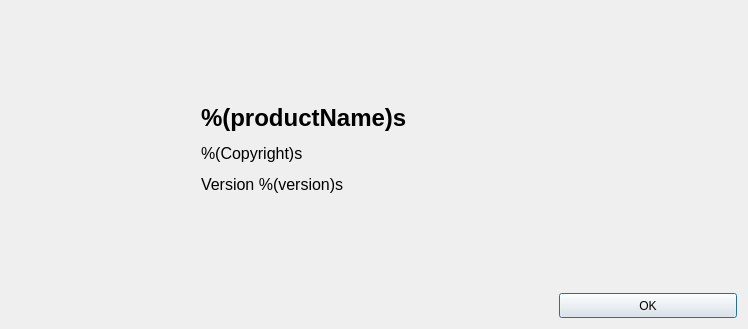
<?xml version="1.0" encoding="UTF-8"?>
<ui version="4.0">
 <class>AboutDialog</class>
 <widget class="QDialog" name="AboutDialog">
  <property name="geometry">
   <rect>
    <x>0</x>
    <y>0</y>
    <width>748</width>
    <height>329</height>
   </rect>
  </property>
  <property name="windowTitle">
   <string>About</string>
  </property>
  <property name="modal">
   <bool>true</bool>
  </property>
  <layout class="QGridLayout" name="gridLayout">
   <item row="0" column="0">
    <widget class="QLabel" name="label">
     <property name="maximumSize">
      <size>
       <width>320</width>
       <height>280</height>
      </size>
     </property>
     <property name="text">
      <string/>
     </property>
     <property name="pixmap">
      <pixmap resource="../resource.qrc">:/icon/images/h3D.jpg</pixmap>
     </property>
     <property name="scaledContents">
      <bool>true</bool>
     </property>
    </widget>
   </item>
   <item row="0" column="1" colspan="3">
    <widget class="QLabel" name="aboutContent">
     <property name="text">
      <string>&lt;!DOCTYPE HTML PUBLIC &quot;-//W3C//DTD HTML 4.0//EN&quot; &quot;http://www.w3.org/TR/REC-html40/strict.dtd&quot;&gt;
&lt;html&gt;&lt;head&gt;&lt;meta name=&quot;qrichtext&quot; content=&quot;1&quot; /&gt;&lt;style type=&quot;text/css&quot;&gt;
p, li { white-space: pre-wrap; }
&lt;/style&gt;&lt;/head&gt;&lt;body style=&quot; font-family:'MS Shell Dlg 2'; font-size:8.25pt; font-weight:400; font-style:normal;&quot;&gt;
&lt;table border=&quot;0&quot; style=&quot; margin-top:0px; margin-bottom:0px; margin-left:0px; margin-right:0px;&quot; cellspacing=&quot;2&quot; cellpadding=&quot;0&quot;&gt;
&lt;tr&gt;
&lt;td&gt;
&lt;p style=&quot; margin-top:0px; margin-bottom:0px; margin-left:0px; margin-right:0px; -qt-block-indent:0; text-indent:0px;&quot;&gt;&lt;img src=&quot;:/Images/logo_big.png&quot; width=&quot;150&quot; height=&quot;150&quot; /&gt;&lt;/p&gt;&lt;/td&gt;
&lt;td style=&quot; vertical-align:middle;&quot;&gt;
&lt;p style=&quot; margin-top:12px; margin-bottom:12px; margin-left:0px; margin-right:0px; -qt-block-indent:0; text-indent:0px;&quot;&gt;&lt;span style=&quot; font-size:18pt; font-weight:600;&quot;&gt;%(productName)s&lt;/span&gt;&lt;/p&gt;
&lt;p style=&quot; margin-top:12px; margin-bottom:12px; margin-left:0px; margin-right:0px; -qt-block-indent:0; text-indent:0px;&quot;&gt;&lt;span style=&quot; font-size:12pt;&quot;&gt;%(Copyright)s&lt;/span&gt;&lt;/p&gt;
&lt;p style=&quot; margin-top:12px; margin-bottom:12px; margin-left:0px; margin-right:0px; -qt-block-indent:0; text-indent:0px;&quot;&gt;&lt;span style=&quot; font-size:12pt;&quot;&gt;Version %(version)s&lt;/span&gt;&lt;/p&gt;&lt;/td&gt;&lt;/tr&gt;&lt;/table&gt;&lt;/body&gt;&lt;/html&gt;</string>
     </property>
     <property name="textFormat">
      <enum>Qt::RichText</enum>
     </property>
    </widget>
   </item>
   <item row="1" column="3">
    <widget class="QPushButton" name="pushButton">
     <property name="minimumSize">
      <size>
       <width>100</width>
       <height>25</height>
      </size>
     </property>
     <property name="text">
      <string>OK</string>
     </property>
    </widget>
   </item>
   <item row="1" column="1" colspan="2">
    <spacer name="horizontalSpacer">
     <property name="orientation">
      <enum>Qt::Horizontal</enum>
     </property>
     <property name="sizeHint" stdset="0">
      <size>
       <width>273</width>
       <height>22</height>
      </size>
     </property>
    </spacer>
   </item>
   <item row="1" column="0">
    <widget class="QLabel" name="label_2">
     <property name="text">
      <string/>
     </property>
    </widget>
   </item>
  </layout>
 </widget>
 <resources>
  <include location="../resource.qrc"/>
 </resources>
 <connections>
  <connection>
   <sender>pushButton</sender>
   <signal>clicked()</signal>
   <receiver>AboutDialog</receiver>
   <slot>close()</slot>
   <hints>
    <hint type="sourcelabel">
     <x>353</x>
     <y>264</y>
    </hint>
    <hint type="destinationlabel">
     <x>199</x>
     <y>142</y>
    </hint>
   </hints>
  </connection>
 </connections>
</ui>
